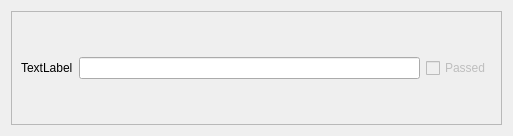
<?xml version="1.0" encoding="UTF-8"?>
<ui version="4.0">
 <class>View_result_single</class>
 <widget class="QWidget" name="View_result_single">
  <property name="geometry">
   <rect>
    <x>0</x>
    <y>0</y>
    <width>513</width>
    <height>136</height>
   </rect>
  </property>
  <property name="windowTitle">
   <string>Form</string>
  </property>
  <layout class="QGridLayout" name="gridLayout">
   <item row="0" column="0">
    <widget class="QFrame" name="oneresult">
     <property name="frameShape">
      <enum>QFrame::StyledPanel</enum>
     </property>
     <property name="frameShadow">
      <enum>QFrame::Raised</enum>
     </property>
     <layout class="QHBoxLayout" name="horizontalLayout">
      <item>
       <widget class="QLabel" name="name">
        <property name="text">
         <string>TextLabel</string>
        </property>
       </widget>
      </item>
      <item>
       <widget class="QLineEdit" name="result"/>
      </item>
      <item>
       <widget class="QCheckBox" name="passed">
        <property name="enabled">
         <bool>false</bool>
        </property>
        <property name="text">
         <string>Passed</string>
        </property>
       </widget>
      </item>
     </layout>
    </widget>
   </item>
  </layout>
 </widget>
 <resources/>
 <connections/>
</ui>
